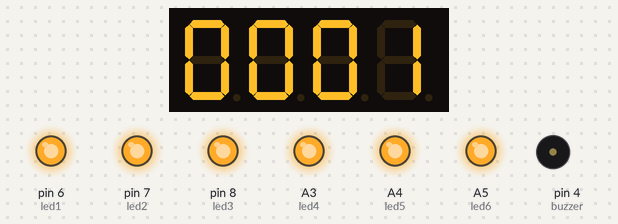
The sketch below on a simulated Arduino Uno, built with avr-gcc and run on an emulated ATmega328P. Shown: 4-digit seven-segment display, output pins drawn as LEDs (lit = HIGH), buzzer (waves = sounding).

Above: at 0.1 s.
At 3.2 s:
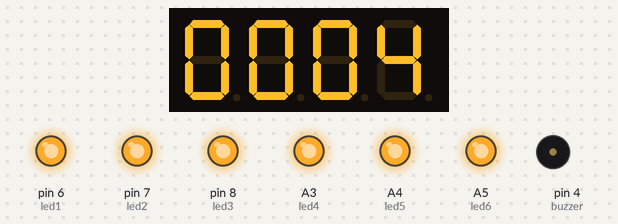
At 8.3 s:
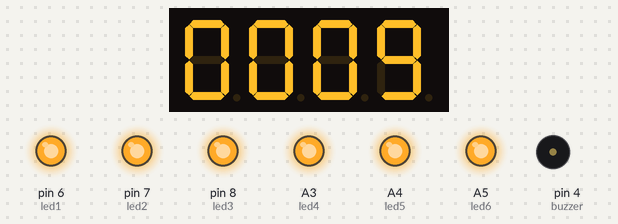
At 15.7 s:
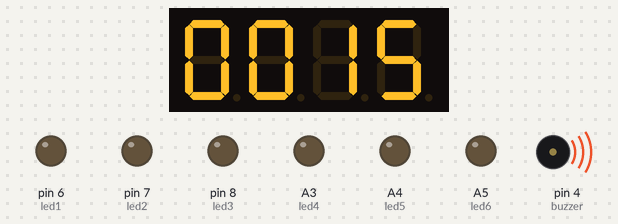
At 25.8 s:
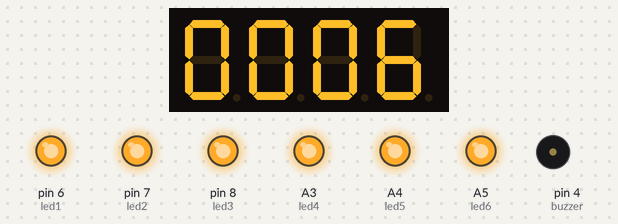
At 38.2 s:
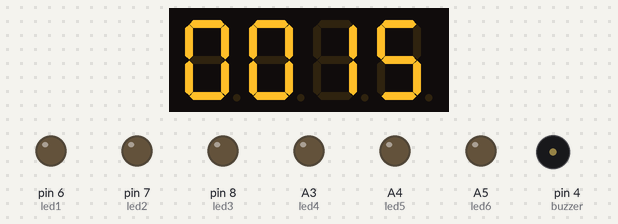
Timing chart, 0 to 39.7 s (numbered marks = the images above):
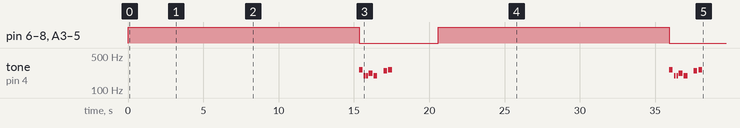

The sketch:

UV_sterilizer.ino
```cpp
//library for FND display module
// you can get the library here, https://github.com/avishorp/TM1637
#include <TM1637Display.h>

#define CLK 2
#define DIO 3
#define buzzer 4

TM1637Display display(CLK, DIO);

int led1 = 6;
int led2 = 7;
int led3 = 8;
int led4 = A3;
int led5 = A4;
int led6 = A5;

// duration that the cleaner run
int duration = 15;

// data that the FND module show
uint8_t data[] = { 0xff, 0xff, 0xff, 0xff };

// notes in the melody:
int melody[] = {
  262, 196, 196, 220, 196, 0, 248, 262
};

// note durations: 4 = quarter note, 8 = eighth note, etc.:
int noteDurations[] = {
  4, 8, 8, 4, 4, 4, 4, 4
};

void setup() {

  display.setBrightness(15);// brightness of FND module
  display.setSegments(data);// display FND module

  pinMode(led1, OUTPUT);
  pinMode(led2, OUTPUT);
  pinMode(led3, OUTPUT);
  pinMode(led4, OUTPUT);
  pinMode(led5, OUTPUT);
  pinMode(led6, OUTPUT);
}

void loop() {
  led_control(HIGH);
  count_nb();
  led_control(LOW);
  sound();
  delay(3000);
}

// function that show count with FND dsplay module
void count_nb()
{
  int d = 0;
  for (int i = 1; i < duration+1 ; i++)
  {
    int k = i;
    if (i >= 10)
    {
      k -= 10;
      d = 1;
    }
    data[0] = display.encodeDigit(0);
    data[1] = display.encodeDigit(0);
    data[2] = display.encodeDigit(d);
    data[3] = display.encodeDigit(k);
    display.setSegments(data);
    delay(1000);
  }
}

// function that control the UVC led
void led_control(boolean stat)
{
  digitalWrite(led1, stat);
  digitalWrite(led2, stat);
  digitalWrite(led3, stat);
  digitalWrite(led4, stat);
  digitalWrite(led5, stat);
  digitalWrite(led6, stat);
}

//function that play the sound with buzzer
void sound()
{
  // iterate over the notes of the melody:
  for (int thisNote = 0; thisNote < 8; thisNote++) {

    // to calculate the note duration, take one second divided by the note type.
    //e.g. quarter note = 1000 / 4, eighth note = 1000/8, etc.
    int noteDuration = 1000 / noteDurations[thisNote];
    tone(buzzer, melody[thisNote], noteDuration);

    // to distinguish the notes, set a minimum time between them.
    // the note's duration + 30% seems to work well:
    int pauseBetweenNotes = noteDuration * 1.30;
    delay(pauseBetweenNotes);
    // stop the tone playing:
    noTone(buzzer);
  }
}
```

Measured:
- by itself, pin 6 (led1), pin 7 (led2), pin 8 (led3), A3 (led4), A4 (led5), A5 (led6): alternates HIGH for 15.3 s and LOW for 5.3 s
- by itself, tone on pin 4 (buzzer): plays 262 Hz for 0.25 s, 196 Hz for 0.13 s, 196 Hz for 0.13 s, 220 Hz for 0.25 s, 196 Hz for 0.25 s, 248 Hz for 0.25 s … (14 notes in this stretch)
- what the display in image 1 shows lasts 1.0 s, from 3.1 s to 4.1 s
